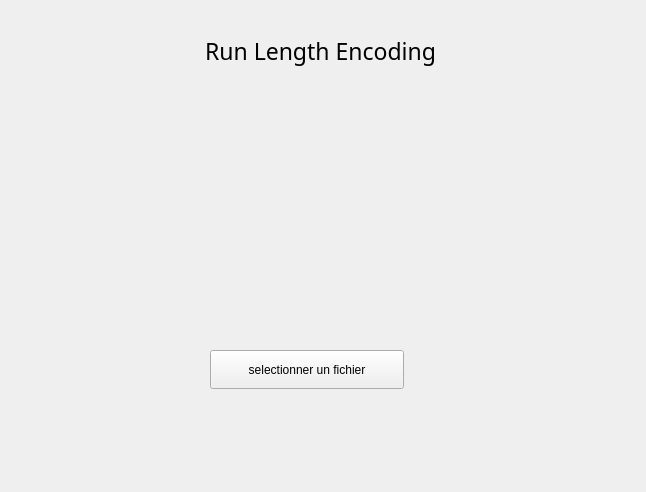
<?xml version="1.0" encoding="UTF-8"?>
<ui version="4.0">
 <class>MainWindow</class>
 <widget class="QMainWindow" name="MainWindow">
  <property name="geometry">
   <rect>
    <x>0</x>
    <y>0</y>
    <width>646</width>
    <height>492</height>
   </rect>
  </property>
  <property name="windowTitle">
   <string>Run Length Encoding</string>
  </property>
  <widget class="QWidget" name="centralwidget">
   <widget class="QLabel" name="backgroud">
    <property name="enabled">
     <bool>true</bool>
    </property>
    <property name="geometry">
     <rect>
      <x>0</x>
      <y>0</y>
      <width>661</width>
      <height>501</height>
     </rect>
    </property>
    <property name="sizePolicy">
     <sizepolicy hsizetype="Expanding" vsizetype="Expanding">
      <horstretch>0</horstretch>
      <verstretch>0</verstretch>
     </sizepolicy>
    </property>
    <property name="palette">
     <palette>
      <active>
       <colorrole role="ButtonText">
        <brush brushstyle="SolidPattern">
         <color alpha="255">
          <red>255</red>
          <green>255</green>
          <blue>255</blue>
         </color>
        </brush>
       </colorrole>
      </active>
      <inactive>
       <colorrole role="ButtonText">
        <brush brushstyle="SolidPattern">
         <color alpha="255">
          <red>255</red>
          <green>255</green>
          <blue>255</blue>
         </color>
        </brush>
       </colorrole>
      </inactive>
      <disabled>
       <colorrole role="ButtonText">
        <brush brushstyle="SolidPattern">
         <color alpha="255">
          <red>190</red>
          <green>190</green>
          <blue>190</blue>
         </color>
        </brush>
       </colorrole>
      </disabled>
     </palette>
    </property>
    <property name="acceptDrops">
     <bool>false</bool>
    </property>
    <property name="autoFillBackground">
     <bool>false</bool>
    </property>
    <property name="inputMethodHints">
     <set>Qt::ImhNone</set>
    </property>
    <property name="text">
     <string/>
    </property>
    <property name="pixmap">
     <pixmap resource="assets/images.qrc">:/assets/b1.jpg</pixmap>
    </property>
    <property name="scaledContents">
     <bool>true</bool>
    </property>
    <property name="alignment">
     <set>Qt::AlignCenter</set>
    </property>
    <property name="wordWrap">
     <bool>false</bool>
    </property>
    <property name="indent">
     <number>0</number>
    </property>
    <property name="openExternalLinks">
     <bool>false</bool>
    </property>
   </widget>
   <widget class="QLabel" name="label">
    <property name="geometry">
     <rect>
      <x>0</x>
      <y>20</y>
      <width>641</width>
      <height>61</height>
     </rect>
    </property>
    <property name="font">
     <font>
      <family>Poppins SemiBold</family>
      <pointsize>17</pointsize>
     </font>
    </property>
    <property name="text">
     <string>Run Length Encoding</string>
    </property>
    <property name="scaledContents">
     <bool>true</bool>
    </property>
    <property name="alignment">
     <set>Qt::AlignCenter</set>
    </property>
   </widget>
   <widget class="QPushButton" name="selectFile">
    <property name="geometry">
     <rect>
      <x>210</x>
      <y>350</y>
      <width>194</width>
      <height>39</height>
     </rect>
    </property>
    <property name="palette">
     <palette>
      <active/>
      <inactive/>
      <disabled/>
     </palette>
    </property>
    <property name="autoFillBackground">
     <bool>false</bool>
    </property>
    <property name="styleSheet">
     <string notr="true">#selectFile{
padding: 10px 20px;
}</string>
    </property>
    <property name="text">
     <string>selectionner un fichier</string>
    </property>
    <property name="autoDefault">
     <bool>false</bool>
    </property>
    <property name="default">
     <bool>false</bool>
    </property>
    <property name="flat">
     <bool>false</bool>
    </property>
   </widget>
  </widget>
 </widget>
 <resources>
  <include location="assets/images.qrc"/>
 </resources>
 <connections/>
</ui>
